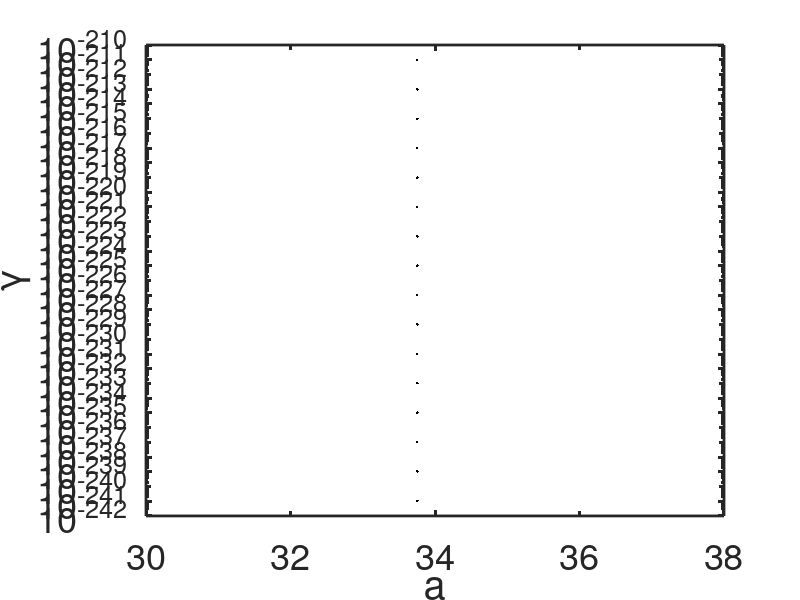

This figure's MATLAB source:
%% Experiment 15 - plotting the bifurcation diagram for Lu-sin(au)=0
% L is the Laplacian, so we are checking the problem in the second
% dimension. We use homogeneous BCs on all sides of the square [-1,1] x
% [-1,1].

%% Bifurcation diagram

% Grid
nx = 21;
a  =-0.2;
b  = 0.2;
x  = linspace(-1,1,nx)';
h  = x(2) - x(1);
dx = 1./h;
x1 = x(x<=b); b = x1(end);
x2 = x(x>=a); a = x2(1);
l1 = length(x1); l2 = length(x2);

% Diff. mat.
X1 = [ [x1(2:end) ; 0], x1, [0 ; x1(1:end-1)] ];
X2 = [ [x2(2:end) ; 0], x2, [0 ; x2(1:end-1)] ];

I1 = speye(l1); I1int = I1; I1int(1) = 0; I1int(end) = 0;
D1 = ones(l1,1);
D1 = dx^2 * [ D1, -2*D1, D1 ];
D1 = spdiags(D1,[-1,0,1],l1,l1);
I2 = speye(l2); I2int = I2; I2int(1) = 0; I2int(end) = 0;
D2 = ones(l2,1);
D2 = dx^2 * [ D2, -2*D2, D2 ];
D2 = spdiags(D2,[-1,0,1],l2,l2);

II = speye(nx); IIint = II; IIint(1) = 0; IIint(end) = 0;
DD = ones(nx,1);
DD = dx^2 * [ DD, -2*DD, DD ];
DD = spdiags(DD,[-1,0,1],nx,nx);

% BC parameters
a1 = 0; b1 = 1;
a2 = 0; b2 = 1;
c1 = 0; d1 = 1; BCb = [-c1*dx, d1, c1*dx];
c2 = 0; d2 = 1; BCa = [-c2*dx, d2, c2*dx];
BCL= zeros(1,nx);
BCR= zeros(1,nx);

% Jacobian BCs
J1BC = sparse([1,1,1,2,2,2],[1,2,3,l1-2,l1-1,l1],...
    [-3*a1/(2*h) + b1,4*a1/(2*h),-a1/(2*h),c1/(2*h),-4*c1/(2*h),3*c1/(2*h)+d1],2,l1);
J2BC = sparse([1,1,1,2,2,2],[1,2,3,l2-2,l2-1,l2],...
    [-3*c2/(2*h) + d2,4*c2/(2*h),-c2/(2*h),a2/(2*h),-4*a2/(2*h),3*a2/(2*h)+b2],2,l2);
D1 = [J1BC(1,:) ; D1(2:end-1,:) ; J1BC(2,:)];
D2 = [J2BC(1,:) ; D2(2:end-1,:) ; J2BC(2,:)];
DD = [II(1,:)   ; DD(2:end-1,:) ; II(end,:)];

% Laplacian
Lap1 = kron(II,D1) + kron(DD,I1int);
Lap2 = kron(II,D2) + kron(DD,I2int);
ind1x= kron(II,I1-I1int)   * ones(nx*l1,1) == 1;
ind1y= kron(II-IIint,I1int)* ones(nx*l1,1) == 1;
ind2x= kron(II,I2-I2int)   * ones(nx*l2,1) == 1;
ind2y= kron(II-IIint,I2int)* ones(nx*l2,1) == 1;

% Plotting bifurcation region
strpt = 33.753;
endpt = 33.755;
res   = 0.002;
% strpt = 9.10;
% endpt = 9.155;
% res   = 0.001;

fx  = 1-x'.^2;
ind = round((endpt - strpt) / res);
gam = zeros(ind,64);
nonlinsolves = 10;

for k = 1:ind
    C = strpt + k*res;
    F = @(x)   sin(C*x);
    Fp= @(x) C*cos(C*x);
    
    u1 = zeros(l1,nx); g1 = u1;
    u2 = zeros(l2,nx); g2 = u2;
    u2b= 1.8 * fx;
%     u2b= 1.45;
    u2bold = u2b;
    for iter = 1:(50+64+8)
        % Step 1: solve u in first domain
        for i = 1:nonlinsolves
            J1 = Fp(u1(:));
            J1(ind1x) = 0; J1(ind1y) = 0;
            J1 = Lap1 - spdiags(J1,0,l1*nx,l1*nx);
            F1 = Lap1*u1(:) - F(u1(:));
            F1(ind1y) = 0;
            BCx1 = J1BC * u1 - [ BCL ; u2b ];
            F1(ind1x) = BCx1(:);
            u1(:) = u1(:) - J1 \ F1;
        end
        u1a= BCa * u1(abs(x1-a)<=(h+2*eps),:);
        
        % Step 2: solve u in second domain
        for i = 1:nonlinsolves
            J2 = Fp(u2(:));
            J2(ind2x) = 0; J2(ind2y) = 0;
            J2 = Lap2 - spdiags(J2,0,l2*nx,l2*nx);
            F2 = Lap2*u2(:) - F(u2(:));
            F2(ind2y) = 0;
            BCx2 = J2BC * u2 - [ u1a ; BCR ];
            F2(ind2x) = BCx2(:);
            u2(:) = u2(:) - J2 \ F2;
        end
        u2b = BCb * u2(abs(x2-b)<=(h+2*eps),:);

        % Preconditioning with Newton
        % Step 3: solve g in first domain
        dF1= Fp(u1(:)); dF1(ind1x) = 0; dF1(ind1y) = 0;
        dF1= Lap1 - spdiags(dF1,0,l1*nx,l1*nx);
        g1(:) = dF1 \ kron([0 ; ones(nx-2,1) ; 0],[ zeros(l1-1,1); 1]);
        g1a= BCa * g1(abs(x1-a)<=(h+2*eps),:);

        % Step 4: solve g in second domain
        dF2= Fp(u2(:)); dF2(ind2x) = 0; dF2(ind2y) = 0;
        dF2= Lap2 - spdiags(dF2,0,l2*nx,l2*nx);
        g2(:) = dF2 \ kron([0 ; ones(nx-2,1) ; 0],[ 1; zeros(l2-1,1)]);
        g2b= BCb * g2(abs(x2-b)<=(h+2*eps),:); g2b = g2b .* g1a;

        % Step 5: update u2b
        u2b = u2bold - (u2b - u2bold)./(g2b - 1);
        u2bold= u2b;
        
        if iter > 50+32+16+8
            gam(k,iter-50-32-16-8) = norm(u2b);
            surf(x2,x,abs(u2'))
            title(num2str(C))
            pause(0.5)
%             plot(x,u2b,'.--')
%             hold on
        end
        
    end
end

% gam_neg = zeros(size(gam));
% 
% for k = 1:ind
%     C = strpt + k*res;
%     F = @(x)   sin(C*x);
%     Fp= @(x) C*cos(C*x);
%     
%     u1 = zeros(l1,nx); g1 = u1;
%     u2 = zeros(l2,nx); g2 = u2;
%     u2b=-1.75 * fx;
%     u2bold = u2b;
%     for iter = 1:(50+64)
%         % Step 1: solve u in first domain
%         for i = 1:nonlinsolves
%             J1 = Fp(u1(:));
%             J1(ind1x) = 0; J1(ind1y) = 0;
%             J1 = Lap1 - spdiags(J1,0,l1*nx,l1*nx);
%             F1 = Lap1*u1(:) - F(u1(:));
%             F1(ind1y) = 0;
%             BCx1 = J1BC * u1 - [ BCL ; u2b ];
%             F1(ind1x) = BCx1(:);
%             u1(:) = u1(:) - J1 \ F1;
%         end
%         u1a= BCa * u1(abs(x1-a)<=(h+2*eps),:);
%         
%         % Step 2: solve u in second domain
%         for i = 1:nonlinsolves
%             J2 = Fp(u2(:));
%             J2(ind2x) = 0; J2(ind2y) = 0;
%             J2 = Lap2 - spdiags(J2,0,l2*nx,l2*nx);
%             F2 = Lap2*u2(:) - F(u2(:));
%             F2(ind2y) = 0;
%             BCx2 = J2BC * u2 - [ u1a ; BCR ];
%             F2(ind2x) = BCx2(:);
%             u2(:) = u2(:) - J2 \ F2;
%         end
%         u2b = BCb * u2(abs(x2-b)<=(h+2*eps),:);
% 
%         % Preconditioning with Newton
%         % Step 3: solve g in first domain
%         dF1= Fp(u1(:)); dF1(ind1x) = 0; dF1(ind1y) = 0;
%         dF1= Lap1 - spdiags(dF1,0,l1*nx,l1*nx);
%         g1(:) = dF1 \ kron([0 ; ones(nx-2,1) ; 0],[ zeros(l1-1,1); 1]);
%         g1a= BCa * g1(abs(x1-a)<=(h+2*eps),:);
% 
%         % Step 4: solve g in second domain
%         dF2= Fp(u2(:)); dF2(ind2x) = 0; dF2(ind2y) = 0;
%         dF2= Lap2 - spdiags(dF2,0,l2*nx,l2*nx);
%         g2(:) = dF2 \ kron([0 ; ones(nx-2,1) ; 0],[ 1; zeros(l2-1,1)]);
%         g2b= BCb * g2(abs(x2-b)<=(h+2*eps),:); g2b = g2b .* g1a;
% 
%         % Step 5: update u2b
%         u2b = u2bold - (u2b - u2bold)./(g2b - 1);
%         u2bold= u2b;
%         
%         if iter > 50
%             gam_neg(k,iter-50) = norm(u2b);
%         end
%         
%     end
% end

%%
figure(2)
aa = strpt + (1:ind)*res;
% subplot(2,1,1)
semilogy(aa,gam,'k.')%,aa,gam_neg,'r.')
% axis([strpt,endpt,1.4,1.5])
xlabel('a')
ylabel('\gamma')
set(gca,'fontsize',26,'linewidth',2)
% 
% subplot(2,1,2)
% plot(aa,gam,'k.',aa,gam_neg,'r.')
% % axis([strpt,endpt,-1.75,-1.35])
% axis([strpt,endpt,-1.5,-1.4])
% xlabel('a')
% ylabel('\gamma')
% set(gca,'fontsize',26,'linewidth',2)